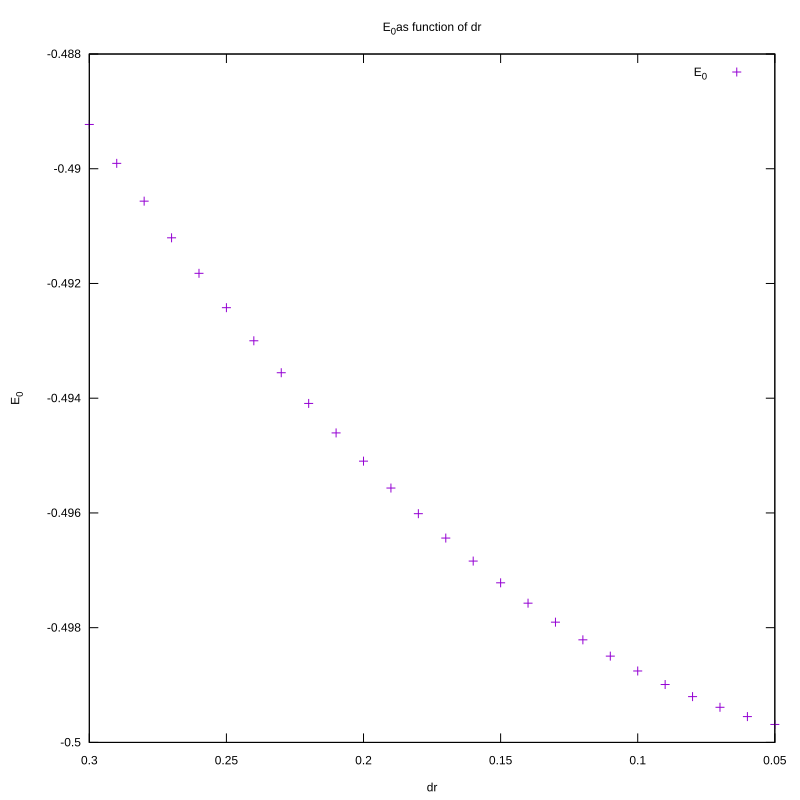

This chart was generated by the following gnuplot code:
data = ARG1

set terminal svg background 'white' size 800,800

set xlabel "dr"
set ylabel "E_0"

set xrange reverse

set title "E_0 as function of dr"
plot data using 1:3 with points title "E_0"
